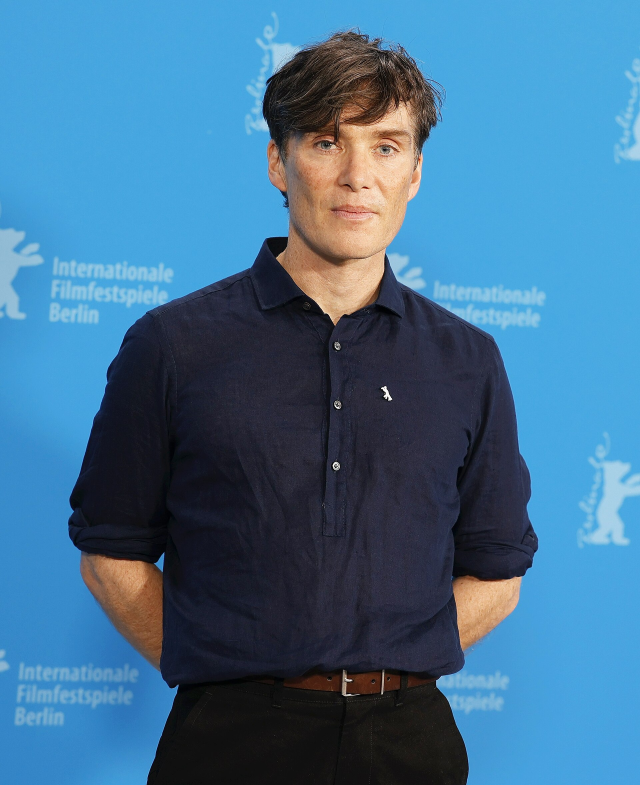
#> input picture tests/fixtures/v265_matrix/case01_source.jpg, 1920 x 2355 px (shown at 1/3 size)
$ python -i http.py   (imports and definitions only)
#> lines starting #> are read from the running program, lines starting #| are printed output that depends on the picture
from __future__ import annotations

import asyncio
import base64
import json
import urllib.error
import urllib.request
from dataclasses import dataclass
from io import BytesIO
from typing import Any


class ProviderHTTPError(RuntimeError):
    pass


# [39 lines left out: functions _request, _post_json, _guess_mime, _is_image, not called in this run]


def _normalize_jpeg(data: bytes, *, max_side: int = 2048) -> bytes:
    try:
        from PIL import Image, ImageOps
        with Image.open(BytesIO(data)) as image:
            image = ImageOps.exif_transpose(image).convert("RGB")
            image.thumbnail((max_side, max_side))
            output = BytesIO()
            image.save(output, format="JPEG", quality=98, optimize=True, subsampling=0)
            normalized = output.getvalue()
            if not normalized.startswith(b"\xff\xd8\xff"):
                raise ValueError("JPEG encoder returned invalid data")
            return normalized
    except Exception as exc:
        raise ProviderHTTPError(f"invalid input image: {type(exc).__name__}: {exc}") from exc


def _crop_primary_face(data: bytes) -> bytes:
    """Crop the clearest face so the swap provider cannot reinterpret body/background."""
    normalized = _normalize_jpeg(data, max_side=2200)
    try:
        import cv2
        import numpy as np
        image = cv2.imdecode(np.frombuffer(normalized, dtype=np.uint8), cv2.IMREAD_COLOR)
        if image is None:
            return normalized
        gray = cv2.cvtColor(image, cv2.COLOR_BGR2GRAY)
        cascade = cv2.CascadeClassifier(cv2.data.haarcascades + "haarcascade_frontalface_default.xml")
        faces = cascade.detectMultiScale(gray, scaleFactor=1.08, minNeighbors=5, minSize=(90, 90))
        if len(faces) == 0:
            return normalized
        x, y, w, h = max(faces, key=lambda item: int(item[2]) * int(item[3]))
        margin_x = int(w * 0.55)
        margin_top = int(h * 0.55)
        margin_bottom = int(h * 0.75)
        x1 = max(0, x - margin_x)
        y1 = max(0, y - margin_top)
        x2 = min(image.shape[1], x + w + margin_x)
        y2 = min(image.shape[0], y + h + margin_bottom)
        crop = image[y1:y2, x1:x2]
        ok, encoded = cv2.imencode(".jpg", crop, [int(cv2.IMWRITE_JPEG_QUALITY), 99])
        return encoded.tobytes() if ok else normalized
    except Exception:
        return normalized


# [72 lines left out: functions _decode_image_value, _lookup, _interactions_url, _extract_interaction_image, not called in this run]


@dataclass(slots=True)
class GeminiRESTTransport:
    api_key: str
    timeout_s: int = 600
    api_base: str = "https://generativelanguage.googleapis.com/v1beta/interactions"

    async def generate_image(self, *, prompt: str, references: list[bytes], model: str, reference_labels: list[str] | None = None) -> bytes:
        if not self.api_key:
            raise ProviderHTTPError("Gemini image API key is not configured")
        labels = reference_labels or [f"REFERENCE {index + 1}" for index in range(len(references))]
        if len(labels) != len(references):
            raise ProviderHTTPError("Gemini reference labels do not match reference count")
        interaction_input: list[dict[str, Any]] = [{"type": "text", "text": prompt}]
        for label, reference in zip(labels, references):
            interaction_input.append({"type": "text", "text": label})
            interaction_input.append({"type": "image", "mime_type": _guess_mime(reference), "data": base64.b64encode(reference).decode("ascii")})
        payload: dict[str, Any] = {
            "model": model,
            "input": interaction_input,
            "response_format": {"type": "image", "mime_type": "image/jpeg", "aspect_ratio": "4:5", "image_size": "2K"},
        }
        response = await asyncio.to_thread(_post_json, _interactions_url(self.api_base), {"x-goog-api-key": self.api_key}, payload, self.timeout_s)
        return _extract_interaction_image(response)


@dataclass(slots=True)
class SegmindFaceSwapRESTTransport:
    endpoint: str
    api_key: str
    timeout_s: int = 600
    face_restore: str = ""

    async def swap(self, *, source_face: bytes, target_scene: bytes, target_face_index: int = 0) -> bytes:
        if not self.endpoint:
            raise ProviderHTTPError("Segmind FaceSwap URL is not configured")
        if not self.api_key:
            raise ProviderHTTPError("SEGMIND_API_KEY is not configured")
        source_jpeg = await asyncio.to_thread(_crop_primary_face, source_face)
        target_jpeg = await asyncio.to_thread(_normalize_jpeg, target_scene, max_side=2560)
        payload: dict[str, Any] = {
            "source_img": base64.b64encode(source_jpeg).decode("ascii"),
            "target_img": base64.b64encode(target_jpeg).decode("ascii"),
            "input_faces_index": str(target_face_index),
            "source_faces_index": "0",
            "base64": False,
        }
        restore = (self.face_restore or "").strip()
        if restore and restore.lower() not in {"none", "off", "false", "0"}:
            payload["face_restore"] = restore
        raw, content_type = await asyncio.to_thread(_request, self.endpoint, {"x-api-key": self.api_key, "Accept": "image/*, application/json"}, payload, self.timeout_s)
        if content_type.lower().startswith("image/") or _is_image(raw):
            return raw
        try:
            response = json.loads(raw.decode("utf-8"))
        except (UnicodeDecodeError, json.JSONDecodeError) as exc:
            raise ProviderHTTPError("Segmind returned neither an image nor valid JSON") from exc
        for key in ("output", "image", "data"):
            if key in response:
                return _decode_image_value(response[key])
        raise ProviderHTTPError("Segmind response did not contain an image")


@dataclass(slots=True)
class GenericFaceSwapRESTTransport:
    endpoint: str
    api_key: str
    timeout_s: int = 600
    result_path: str = "data.image"
    auth_header: str = "Authorization"
    auth_scheme: str = "Bearer"

    async def swap(self, *, source_face: bytes, target_scene: bytes, target_face_index: int = 0) -> bytes:
        if not self.endpoint:
            raise ProviderHTTPError("STAR_SELFIE_FACE_SWAP_URL is not configured")
        token = f"{self.auth_scheme} {self.api_key}".strip()
        headers = {self.auth_header: token} if self.api_key else {}
        payload = {
            "source_image": self._data_url(await asyncio.to_thread(_crop_primary_face, source_face)),
            "target_image": self._data_url(target_scene),
            "target_face_index": target_face_index,
            "swap_mode": "single_source_face",
        }
        response = await asyncio.to_thread(_post_json, self.endpoint, headers, payload, self.timeout_s)
        try:
            result = _lookup(response, self.result_path)
        except (KeyError, IndexError, ValueError, TypeError) as exc:
            raise ProviderHTTPError(f"Face Swap result path not found: {self.result_path}") from exc
        return _decode_image_value(result)

    @staticmethod
    def _data_url(data: bytes) -> str:
        return f"data:{_guess_mime(data)};base64,{base64.b64encode(data).decode('ascii')}"

>>> import cv2
>>> picture = cv2.imread('../../../tests/fixtures/v265_matrix/case01_source.jpg', cv2.IMREAD_GRAYSCALE)
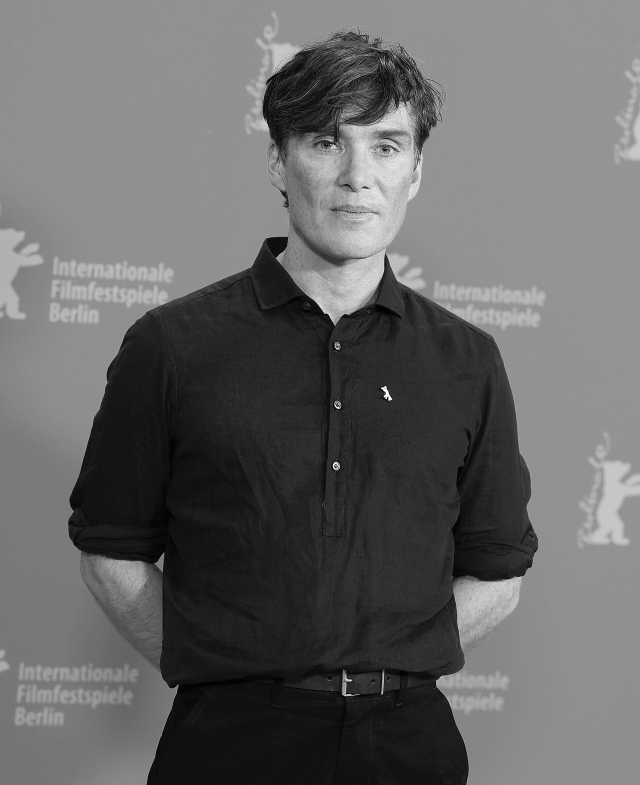
#> picture: shape (2355, 1920) (shown at 1/3 size); min 0, max 255, mean 102.1
>>> result = _crop_primary_face(picture)
#> (the run stopped early here; a loop or call above may not have finished)

$ run again, on tests/fixtures/v265_matrix/case02_source.jpg
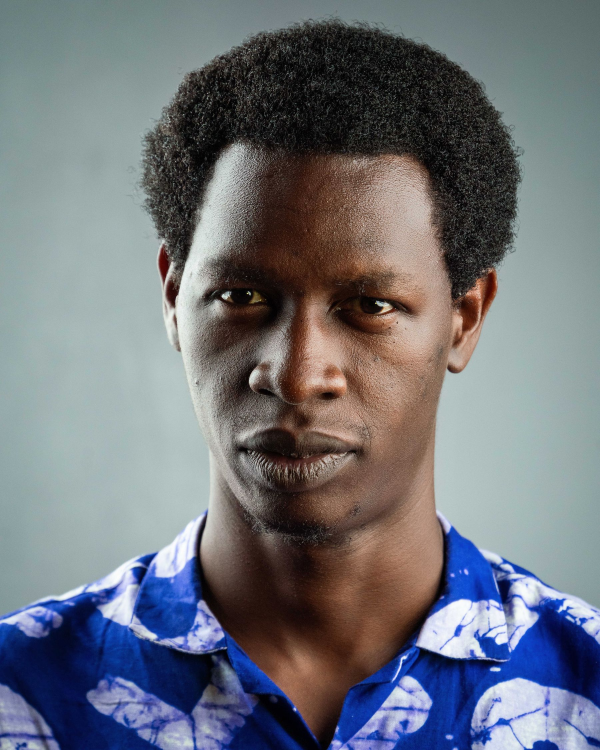
#> input picture tests/fixtures/v265_matrix/case02_source.jpg, 1800 x 2250 px (shown at 1/3 size)
#> `picture = cv2.imread('../../../tests/fixtures/v265_matrix/case01_sourc..`:
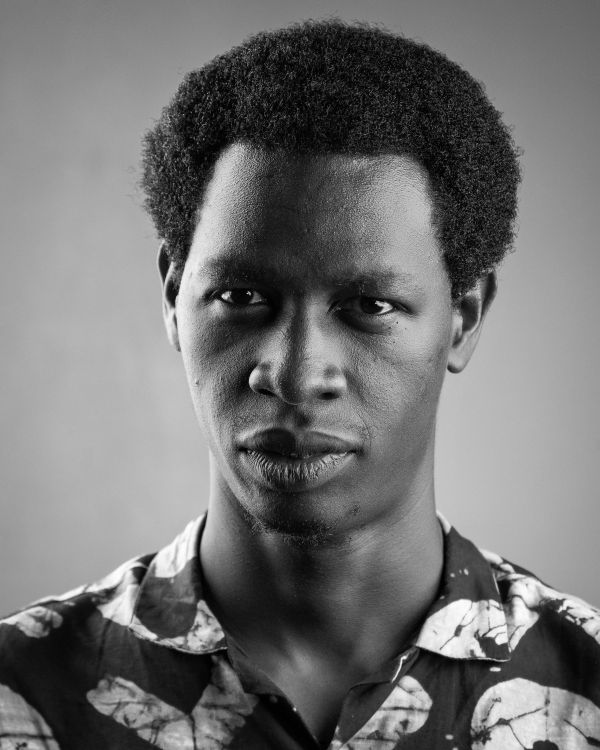
#> picture: shape (2250, 1800) (shown at 1/3 size); min 0, max 255, mean 114.6
